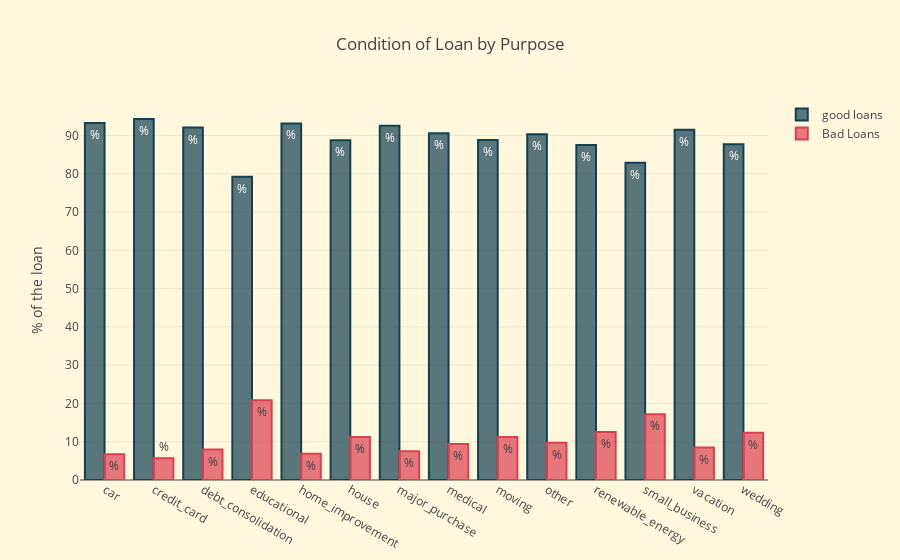

Notebook code for this chart:
### Markdown cell above
## plotly 分组柱状图

### Code cell
bad_plot = go.Bar(
    x = purpose,
    y = purpose_bad_loans,
    name = 'Bad Loans',
    text = '%',
    marker=dict(
        color='rgba(219, 64, 82, 0.7)',
        line = dict(
            color='rgba(219, 64, 82, 1.0)',
            width=2
        )
    )
)

good_plot = go.Bar(
    x = purpose,
    y = purpose_godd_loans,
    name = 'good loans',
    text = '%',
        marker=dict(
        color='rgba(19, 64, 82, 0.7)',
        line = dict(
            color='rgba(19, 64, 82, 1.0)',
            width=2
        )
    )
)

layout = go.Layout(
    title = 'Condition of Loan by Purpose',
    xaxis = dict( title = ''),
    yaxis = dict(title = '% of the loan'),
    paper_bgcolor='#FFF8DC',
    plot_bgcolor='#FFF8DC',
    showlegend=True
)
data = [good_plot,bad_plot]

fig = dict(data = data ,layout = layout)
iplot(fig,filename='condition_purposes')

### Figure 1 — Plotly figure (JSON) as saved in the notebook; plotly's stock layout.template omitted (floating-point values rounded to 4 significant figures)
{"data": [{"marker": {"color": "rgba(19, 64, 82, 0.7)", "line": {"color": "rgba(19, 64, 82, 1.0)", "width": 2}}, "name": "good loans", "text": "%", "type": "bar", "uid": "a7fa851b-82fe-4f7b-aa4a-21a4acfcb7a9", "x": ["car", "credit_card", "debt_consolidation", "educational", "home_improvement", "house", "major_purchase", "medical", "moving", "other", "renewable_energy", "small_business", "vacation", "wedding"], "y": [93.28, 94.3, 92.06, 79.2, 93.14, 88.75, 92.51, 90.59, 88.79, 90.29, 87.48, 82.84, 91.51, 87.69]}, {"marker": {"color": "rgba(219, 64, 82, 0.7)", "line": {"color": "rgba(219, 64, 82, 1.0)", "width": 2}}, "name": "Bad Loans", "text": "%", "type": "bar", "uid": "5e2e0a57-1217-44dc-90c2-f533a9987f12", "x": ["car", "credit_card", "debt_consolidation", "educational", "home_improvement", "house", "major_purchase", "medical", "moving", "other", "renewable_energy", "small_business", "vacation", "wedding"], "y": [6.72, 5.7, 7.94, 20.8, 6.86, 11.25, 7.49, 9.41, 11.21, 9.71, 12.52, 17.16, 8.49, 12.31]}], "layout": {"paper_bgcolor": "#FFF8DC", "plot_bgcolor": "#FFF8DC", "showlegend": true, "title": {"text": "Condition of Loan by Purpose"}, "xaxis": {"title": {"text": ""}}, "yaxis": {"title": {"text": "% of the loan"}}}}
